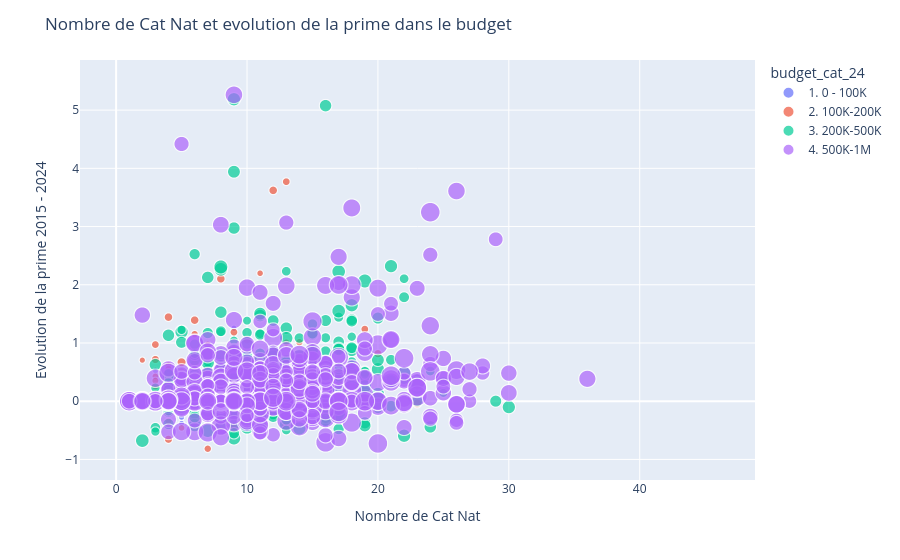

Source (notebook cell):
### Code cell
fig = px.scatter(
    budget_pivot.loc[budget_pivot["budget_24"] < 1000000],
    x="catnat_count",
    y="prime_evolution",
    color="budget_cat_24",
    size="budget_24",
    category_orders={"budget_cat_24": sort1b},
)

fig.update_layout(
    title="Nombre de Cat Nat et evolution de la prime dans le budget",
    yaxis_title="Evolution de la prime 2015 - 2024",
    xaxis_title="Nombre de Cat Nat",
)

fig.show()

### Figure 1 — Plotly figure (JSON) as saved in the notebook; plotly's stock layout.template omitted (floating-point values rounded to 4 significant figures; data arrays with more than 128 entries replaced by an {"elided": "..."} marker saying what was removed)
{"data": [{"hovertemplate": "budget_cat_24=1. 0 - 100K<br>catnat_count=%{x}<br>prime_evolution=%{y}<br>budget_24=%{marker.size}<extra></extra>", "legendgroup": "1. 0 - 100K", "marker": {"color": "#636efa", "size": {"elided": "18138 float values"}, "sizemode": "area", "sizeref": 2491.0, "symbol": "circle"}, "mode": "markers", "name": "1. 0 - 100K", "showlegend": true, "type": "scattergl", "x": {"elided": "18138 float values"}, "xaxis": "x", "y": {"elided": "18138 float values"}, "yaxis": "y"}, {"hovertemplate": "budget_cat_24=2. 100K-200K<br>catnat_count=%{x}<br>prime_evolution=%{y}<br>budget_24=%{marker.size}<extra></extra>", "legendgroup": "2. 100K-200K", "marker": {"color": "#EF553B", "size": {"elided": "641 float values"}, "sizemode": "area", "sizeref": 2491.0, "symbol": "circle"}, "mode": "markers", "name": "2. 100K-200K", "showlegend": true, "type": "scattergl", "x": {"elided": "641 float values"}, "xaxis": "x", "y": {"elided": "641 float values"}, "yaxis": "y"}, {"hovertemplate": "budget_cat_24=3. 200K-500K<br>catnat_count=%{x}<br>prime_evolution=%{y}<br>budget_24=%{marker.size}<extra></extra>", "legendgroup": "3. 200K-500K", "marker": {"color": "#00cc96", "size": {"elided": "1181 float values"}, "sizemode": "area", "sizeref": 2491.0, "symbol": "circle"}, "mode": "markers", "name": "3. 200K-500K", "showlegend": true, "type": "scattergl", "x": {"elided": "1181 float values"}, "xaxis": "x", "y": {"elided": "1181 float values"}, "yaxis": "y"}, {"hovertemplate": "budget_cat_24=4. 500K-1M<br>catnat_count=%{x}<br>prime_evolution=%{y}<br>budget_24=%{marker.size}<extra></extra>", "legendgroup": "4. 500K-1M", "marker": {"color": "#ab63fa", "size": {"elided": "933 float values"}, "sizemode": "area", "sizeref": 2491.0, "symbol": "circle"}, "mode": "markers", "name": "4. 500K-1M", "showlegend": true, "type": "scattergl", "x": {"elided": "933 float values"}, "xaxis": "x", "y": {"elided": "933 float values"}, "yaxis": "y"}], "layout": {"legend": {"itemsizing": "constant", "title": {"text": "budget_cat_24"}, "tracegroupgap": 0}, "margin": {"t": 60}, "title": {"text": "Nombre de Cat Nat et evolution de la prime dans le budget"}, "xaxis": {"anchor": "y", "domain": [0, 1], "title": {"text": "Nombre de Cat Nat"}}, "yaxis": {"anchor": "x", "domain": [0, 1], "title": {"text": "Evolution de la prime 2015 - 2024"}}}}
